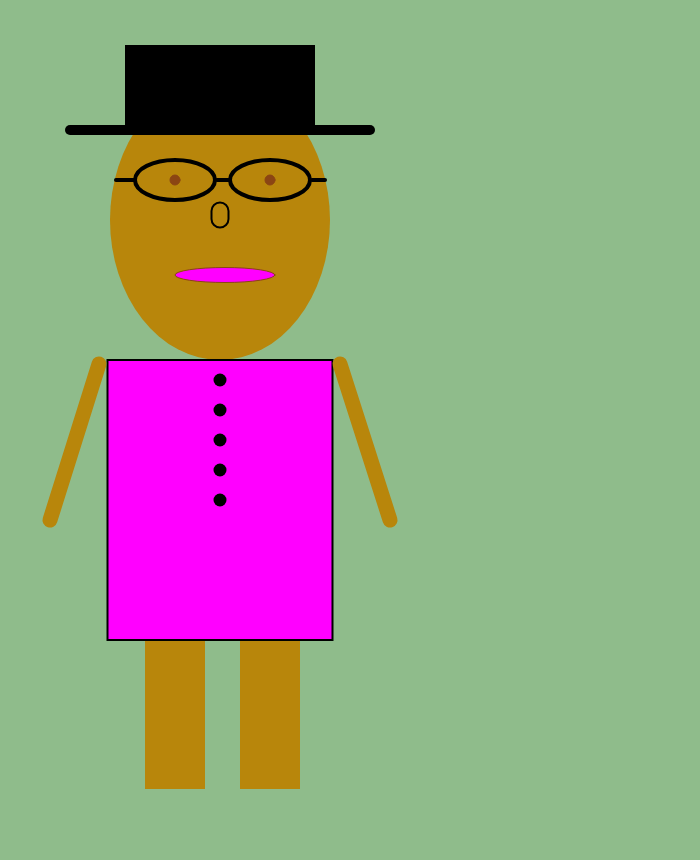
Frame 1 (no input)
Frame 60 (no input): identical to frame 1, image omitted
Frame 120 (the mouse pressed at the canvas centre since frame 60): identical to frame 1, image omitted

The p5.js sketch that drew this single still picture (run headless with seeded random() and noise() and a simulated clock; from frame 60 on, the mouse is pressed at the canvas centre):

// p5.js sketch
// ── sketch.js
/*
Self Portait
v 1
by Dawn Joseph
MMP 210 example week 2
Hard copy example
*/


function setup() {
	createCanvas(700, 860);
}

function draw() {
	background(143, 188, 139);
    ellipseMode(CENTER);
    rectMode(CENTER);
   
    //head
    fill('DARKGOLDENROD');
    noStroke();
    ellipse(220, 220, 220, 280);
    
    //eyes
    noFill();
    stroke('black');
    strokeWeight(4);
    line(217, 180, 230, 180);
    line(116, 180, 135, 180);
    line(312, 180, 325, 180);
    ellipse(175, 180, 80, 40);//right
    ellipse(270, 180, 80, 40);//left
    
   
    //hat
    stroke('black');
    strokeWeight(10);
    fill('black');
    rect(220, 90, 180, 80);
    line(70, 130, 135, 130);
    line(305, 130, 370, 130);
   
    // nose
    noFill();
    stroke('black');
    strokeWeight(2);
    rect(220, 215, 17, 25, 25);
    
    //mouth
    stroke('SADDLEBROWN');
    strokeWeight(1);
    fill('MAGENTA');
    ellipse(225, 275, 100, 15, 15);

    
    //eyes dot
    fill('SADDLEBROWN');
    ellipse(175, 180, 10, 10);//right
    ellipse(270, 180, 10, 10);//left
    
    //body
     stroke('black');
    strokeWeight(2);
    fill('MAGENTA');
    rect(220, 500, 225, 280);
    
    //hands
    stroke('DARKGOLDENROD');
    strokeWeight(15);
    line(390, 520, 340, 364);
    line(50, 520, 99, 364);
     
    //legs
    fill('DARKGOLDENROD');
    noStroke();
    rect(175, 715, 60, 148);//right
    rect(270, 715, 60, 148);//left
    
    
    //dots
    strokeWeight(13);
    stroke(0);
    point(220, 380);//1
    point(220, 410);//2
    point(220, 440);//3
    point(220, 470);//4
    point(220, 500);//5
 
}
